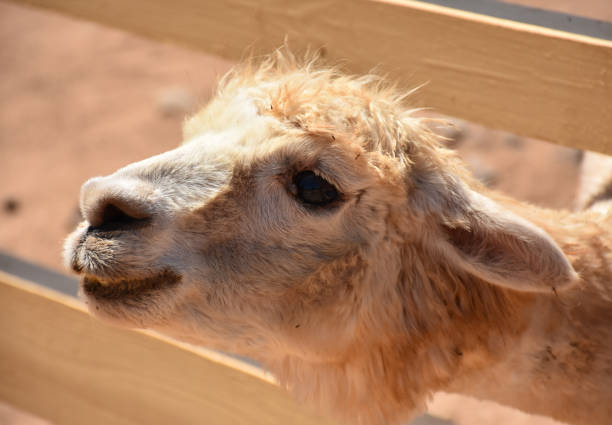
#> input picture alpacca_1.jpg, 612 x 425 px, given in place of manatee.jpg, which was not available
$ python image_errosion.py
#> lines starting #> are read from the running program, lines starting #| are printed output that depends on the picture; pictures that were not available may be replaced by others from this repository, and a replacement may not be noted
import cv2
import numpy as np
import os

image1 = cv2.imread("manatee.jpg")
#> image1 is the input picture: shape (425, 612, 3); mean B, G, R 99.2, 131.8, 176.4
image2 = cv2.imread("tree.jpg")
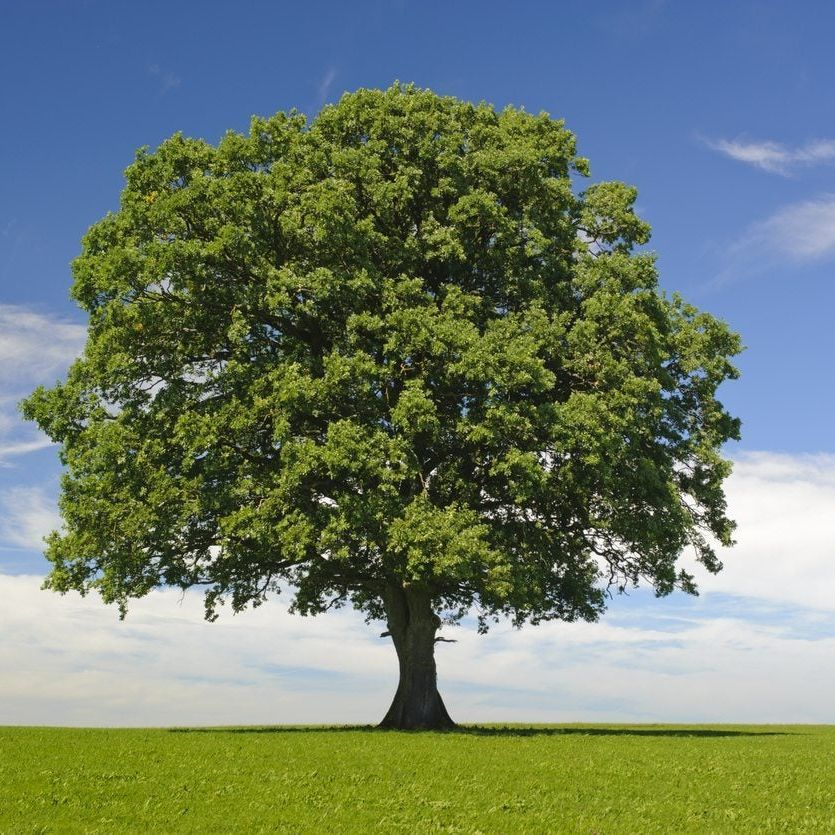
#> input picture tree.jpg, 835 x 835 px
#> image2 is the input picture: shape (835, 835, 3); mean B, G, R 108.1, 125.2, 109.8
kernel = np.ones((20,20),np.uint8)
erroded_image = cv2.erode(image1,kernel)
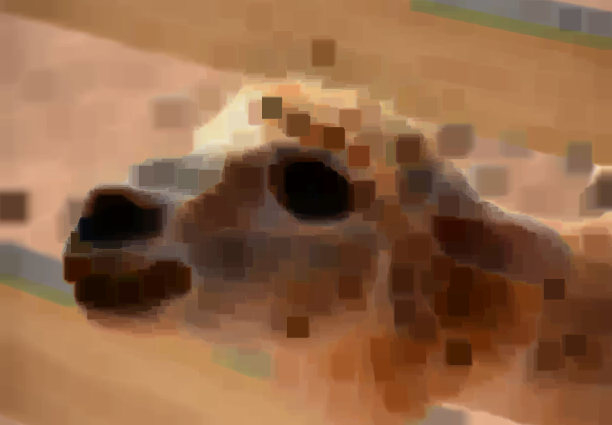
#> erroded_image: shape (425, 612, 3); mean B, G, R 70.5, 102.6, 146.1
erroded_image_2 = cv2.erode(image2,kernel)
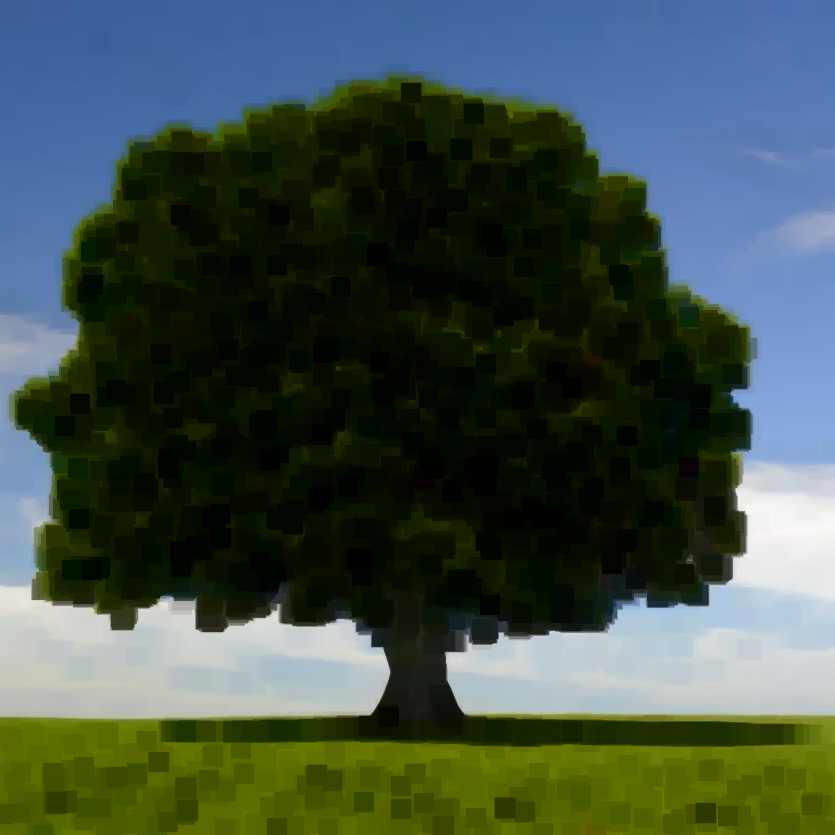
#> erroded_image_2: shape (835, 835, 3); mean B, G, R 71.8, 79.6, 64.3


cv2.imshow("original image",image1)
cv2.imshow("original image 2",image2)
cv2.imshow("erroded image",erroded_image)
cv2.imshow("erroded image 2",erroded_image_2)
cv2.waitKey()
cv2.destroyAllWindows()
